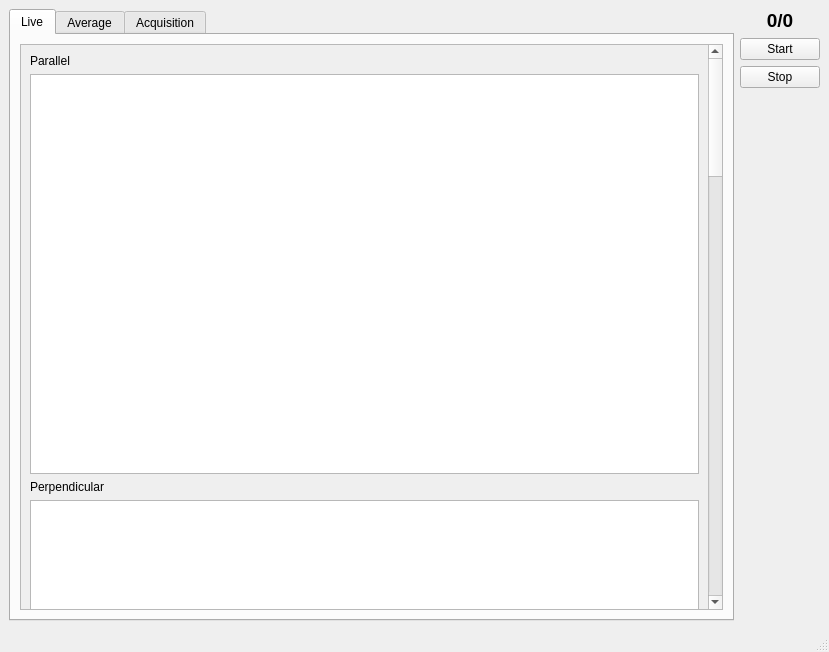
<?xml version="1.0" encoding="UTF-8"?>
<ui version="4.0">
 <class>MainWindow</class>
 <widget class="QMainWindow" name="MainWindow">
  <property name="geometry">
   <rect>
    <x>0</x>
    <y>0</y>
    <width>829</width>
    <height>652</height>
   </rect>
  </property>
  <property name="windowTitle">
   <string>MainWindow</string>
  </property>
  <widget class="QWidget" name="centralwidget">
   <layout class="QVBoxLayout" name="verticalLayout_6">
    <item>
     <layout class="QHBoxLayout" name="horizontalLayout">
      <item>
       <widget class="QTabWidget" name="tabs">
        <property name="currentIndex">
         <number>0</number>
        </property>
        <widget class="QWidget" name="live_tab">
         <attribute name="title">
          <string>Live</string>
         </attribute>
         <layout class="QVBoxLayout" name="verticalLayout_2">
          <item>
           <widget class="QScrollArea" name="scrollArea">
            <property name="widgetResizable">
             <bool>true</bool>
            </property>
            <widget class="QWidget" name="scrollAreaWidgetContents">
             <property name="geometry">
              <rect>
               <x>0</x>
               <y>0</y>
               <width>683</width>
               <height>2564</height>
              </rect>
             </property>
             <layout class="QVBoxLayout" name="verticalLayout_7">
              <item>
               <layout class="QVBoxLayout" name="verticalLayout">
                <item>
                 <widget class="QLabel" name="live_par_label">
                  <property name="sizePolicy">
                   <sizepolicy hsizetype="Preferred" vsizetype="Fixed">
                    <horstretch>0</horstretch>
                    <verstretch>0</verstretch>
                   </sizepolicy>
                  </property>
                  <property name="text">
                   <string>Parallel</string>
                  </property>
                 </widget>
                </item>
                <item>
                 <widget class="PlotWidget" name="live_par_graph">
                  <property name="sizePolicy">
                   <sizepolicy hsizetype="Expanding" vsizetype="Preferred">
                    <horstretch>0</horstretch>
                    <verstretch>0</verstretch>
                   </sizepolicy>
                  </property>
                  <property name="minimumSize">
                   <size>
                    <width>0</width>
                    <height>400</height>
                   </size>
                  </property>
                 </widget>
                </item>
                <item>
                 <widget class="QLabel" name="live_perp_label">
                  <property name="text">
                   <string>Perpendicular</string>
                  </property>
                 </widget>
                </item>
                <item>
                 <widget class="PlotWidget" name="live_perp_graph">
                  <property name="sizePolicy">
                   <sizepolicy hsizetype="Expanding" vsizetype="Preferred">
                    <horstretch>0</horstretch>
                    <verstretch>0</verstretch>
                   </sizepolicy>
                  </property>
                  <property name="minimumSize">
                   <size>
                    <width>0</width>
                    <height>400</height>
                   </size>
                  </property>
                 </widget>
                </item>
                <item>
                 <widget class="QLabel" name="live_ref_label">
                  <property name="text">
                   <string>Reference</string>
                  </property>
                 </widget>
                </item>
                <item>
                 <widget class="PlotWidget" name="live_ref_graph">
                  <property name="sizePolicy">
                   <sizepolicy hsizetype="Expanding" vsizetype="Preferred">
                    <horstretch>0</horstretch>
                    <verstretch>0</verstretch>
                   </sizepolicy>
                  </property>
                  <property name="minimumSize">
                   <size>
                    <width>0</width>
                    <height>400</height>
                   </size>
                  </property>
                 </widget>
                </item>
                <item>
                 <widget class="QLabel" name="live_par_da_label">
                  <property name="text">
                   <string>Parallel - dA</string>
                  </property>
                 </widget>
                </item>
                <item>
                 <widget class="PlotWidget" name="live_da_par_graph">
                  <property name="sizePolicy">
                   <sizepolicy hsizetype="Expanding" vsizetype="Preferred">
                    <horstretch>0</horstretch>
                    <verstretch>0</verstretch>
                   </sizepolicy>
                  </property>
                  <property name="minimumSize">
                   <size>
                    <width>0</width>
                    <height>400</height>
                   </size>
                  </property>
                 </widget>
                </item>
                <item>
                 <widget class="QLabel" name="live_perp_da_label">
                  <property name="text">
                   <string>Perpendicular - dA</string>
                  </property>
                 </widget>
                </item>
                <item>
                 <widget class="PlotWidget" name="live_da_perp_graph">
                  <property name="sizePolicy">
                   <sizepolicy hsizetype="Expanding" vsizetype="Preferred">
                    <horstretch>0</horstretch>
                    <verstretch>0</verstretch>
                   </sizepolicy>
                  </property>
                  <property name="minimumSize">
                   <size>
                    <width>0</width>
                    <height>400</height>
                   </size>
                  </property>
                 </widget>
                </item>
                <item>
                 <widget class="QLabel" name="live_cd_label">
                  <property name="text">
                   <string>CD</string>
                  </property>
                 </widget>
                </item>
                <item>
                 <widget class="PlotWidget" name="live_da_cd_graph">
                  <property name="sizePolicy">
                   <sizepolicy hsizetype="Expanding" vsizetype="Preferred">
                    <horstretch>0</horstretch>
                    <verstretch>0</verstretch>
                   </sizepolicy>
                  </property>
                  <property name="minimumSize">
                   <size>
                    <width>0</width>
                    <height>400</height>
                   </size>
                  </property>
                 </widget>
                </item>
               </layout>
              </item>
             </layout>
            </widget>
           </widget>
          </item>
         </layout>
        </widget>
        <widget class="QWidget" name="average_tab">
         <attribute name="title">
          <string>Average</string>
         </attribute>
         <layout class="QVBoxLayout" name="verticalLayout_4">
          <item>
           <widget class="QScrollArea" name="scrollArea_2">
            <property name="widgetResizable">
             <bool>true</bool>
            </property>
            <widget class="QWidget" name="scrollAreaWidgetContents_2">
             <property name="geometry">
              <rect>
               <x>0</x>
               <y>0</y>
               <width>683</width>
               <height>1289</height>
              </rect>
             </property>
             <layout class="QVBoxLayout" name="verticalLayout_8">
              <item>
               <layout class="QVBoxLayout" name="verticalLayout_3">
                <item>
                 <widget class="QLabel" name="avg_da_par_label">
                  <property name="text">
                   <string>Parallel</string>
                  </property>
                 </widget>
                </item>
                <item>
                 <widget class="PlotWidget" name="avg_da_par_graph">
                  <property name="sizePolicy">
                   <sizepolicy hsizetype="Preferred" vsizetype="Preferred">
                    <horstretch>0</horstretch>
                    <verstretch>0</verstretch>
                   </sizepolicy>
                  </property>
                  <property name="minimumSize">
                   <size>
                    <width>0</width>
                    <height>400</height>
                   </size>
                  </property>
                 </widget>
                </item>
                <item>
                 <widget class="QLabel" name="avg_da_perp_label">
                  <property name="text">
                   <string>Perpendicular</string>
                  </property>
                 </widget>
                </item>
                <item>
                 <widget class="PlotWidget" name="avg_da_perp_graph">
                  <property name="sizePolicy">
                   <sizepolicy hsizetype="Preferred" vsizetype="Preferred">
                    <horstretch>0</horstretch>
                    <verstretch>0</verstretch>
                   </sizepolicy>
                  </property>
                  <property name="minimumSize">
                   <size>
                    <width>0</width>
                    <height>400</height>
                   </size>
                  </property>
                 </widget>
                </item>
                <item>
                 <widget class="QLabel" name="avg_da_cd_label">
                  <property name="text">
                   <string>CD</string>
                  </property>
                 </widget>
                </item>
                <item>
                 <widget class="PlotWidget" name="avg_da_cd_graph">
                  <property name="sizePolicy">
                   <sizepolicy hsizetype="Preferred" vsizetype="Preferred">
                    <horstretch>0</horstretch>
                    <verstretch>0</verstretch>
                   </sizepolicy>
                  </property>
                  <property name="minimumSize">
                   <size>
                    <width>0</width>
                    <height>400</height>
                   </size>
                  </property>
                 </widget>
                </item>
               </layout>
              </item>
             </layout>
            </widget>
           </widget>
          </item>
         </layout>
        </widget>
        <widget class="QWidget" name="acq_tab">
         <attribute name="title">
          <string>Acquisition</string>
         </attribute>
         <layout class="QVBoxLayout" name="verticalLayout_9">
          <item>
           <layout class="QHBoxLayout" name="horizontalLayout_2">
            <item>
             <layout class="QGridLayout" name="gridLayout">
              <item row="7" column="1">
               <widget class="QLineEdit" name="dark_curr_par">
                <property name="enabled">
                 <bool>false</bool>
                </property>
               </widget>
              </item>
              <item row="9" column="1">
               <widget class="QLineEdit" name="dark_curr_ref">
                <property name="enabled">
                 <bool>false</bool>
                </property>
               </widget>
              </item>
              <item row="9" column="0">
               <widget class="QLabel" name="dark_curr_ref_checkbox">
                <property name="text">
                 <string>Reference</string>
                </property>
               </widget>
              </item>
              <item row="0" column="1">
               <widget class="QLineEdit" name="instr_name">
                <property name="text">
                 <string>TCPIP::192.168.20.4::gpib0,1::INSTR</string>
                </property>
               </widget>
              </item>
              <item row="2" column="1">
               <widget class="QCheckBox" name="save_data_checkbox">
                <property name="text">
                 <string/>
                </property>
               </widget>
              </item>
              <item row="3" column="0">
               <widget class="QLabel" name="save_loc_label">
                <property name="text">
                 <string>Save Location</string>
                </property>
               </widget>
              </item>
              <item row="2" column="0">
               <widget class="QLabel" name="save_data_label">
                <property name="text">
                 <string>Save Data</string>
                </property>
               </widget>
              </item>
              <item row="10" column="1">
               <widget class="QPushButton" name="reset_avg_btn">
                <property name="text">
                 <string>Reset Averages</string>
                </property>
               </widget>
              </item>
              <item row="1" column="1">
               <widget class="QSpinBox" name="measurements">
                <property name="minimum">
                 <number>1</number>
                </property>
                <property name="maximum">
                 <number>1000000</number>
                </property>
                <property name="value">
                 <number>5</number>
                </property>
               </widget>
              </item>
              <item row="1" column="0">
               <widget class="QLabel" name="measurements_label">
                <property name="text">
                 <string>Measurements</string>
                </property>
               </widget>
              </item>
              <item row="0" column="0">
               <widget class="QLabel" name="instr_name_label">
                <property name="text">
                 <string>Instrument Name</string>
                </property>
               </widget>
              </item>
              <item row="3" column="1">
               <layout class="QHBoxLayout" name="horizontalLayout_3">
                <item>
                 <widget class="QLineEdit" name="save_loc">
                  <property name="enabled">
                   <bool>false</bool>
                  </property>
                 </widget>
                </item>
                <item>
                 <widget class="QPushButton" name="save_loc_browse_btn">
                  <property name="enabled">
                   <bool>true</bool>
                  </property>
                  <property name="text">
                   <string>Browse</string>
                  </property>
                 </widget>
                </item>
               </layout>
              </item>
              <item row="7" column="0">
               <widget class="QLabel" name="dark_curr_par_label">
                <property name="text">
                 <string>Parallel</string>
                </property>
               </widget>
              </item>
              <item row="8" column="0">
               <widget class="QLabel" name="dark_curr_perp_label">
                <property name="text">
                 <string>Perpendicular</string>
                </property>
               </widget>
              </item>
              <item row="8" column="1">
               <widget class="QLineEdit" name="dark_curr_perp">
                <property name="enabled">
                 <bool>false</bool>
                </property>
               </widget>
              </item>
              <item row="5" column="0">
               <widget class="QLabel" name="stop_pt_label">
                <property name="text">
                 <string>Stop Point</string>
                </property>
               </widget>
              </item>
              <item row="4" column="0">
               <widget class="QLabel" name="start_pt_label">
                <property name="text">
                 <string>Start Point</string>
                </property>
               </widget>
              </item>
              <item row="5" column="1">
               <layout class="QHBoxLayout" name="horizontalLayout_4">
                <item>
                 <widget class="QSpinBox" name="stop_pt">
                  <property name="enabled">
                   <bool>false</bool>
                  </property>
                  <property name="minimum">
                   <number>2</number>
                  </property>
                  <property name="maximum">
                   <number>250000</number>
                  </property>
                  <property name="value">
                   <number>5000</number>
                  </property>
                 </widget>
                </item>
                <item>
                 <widget class="QCheckBox" name="stop_pt_checkbox">
                  <property name="text">
                   <string>Last</string>
                  </property>
                  <property name="checked">
                   <bool>true</bool>
                  </property>
                 </widget>
                </item>
               </layout>
              </item>
              <item row="4" column="1">
               <widget class="QSpinBox" name="start_pt">
                <property name="minimum">
                 <number>1</number>
                </property>
                <property name="maximum">
                 <number>249999</number>
                </property>
               </widget>
              </item>
              <item row="6" column="1">
               <widget class="QCheckBox" name="dark_curr_checkbox">
                <property name="text">
                 <string>Dark Current (V)</string>
                </property>
               </widget>
              </item>
             </layout>
            </item>
            <item>
             <spacer name="horizontalSpacer">
              <property name="orientation">
               <enum>Qt::Horizontal</enum>
              </property>
              <property name="sizeHint" stdset="0">
               <size>
                <width>200</width>
                <height>20</height>
               </size>
              </property>
             </spacer>
            </item>
           </layout>
          </item>
          <item>
           <spacer name="verticalSpacer">
            <property name="orientation">
             <enum>Qt::Vertical</enum>
            </property>
            <property name="sizeHint" stdset="0">
             <size>
              <width>20</width>
              <height>40</height>
             </size>
            </property>
           </spacer>
          </item>
         </layout>
        </widget>
       </widget>
      </item>
      <item>
       <layout class="QVBoxLayout" name="verticalLayout_5">
        <item>
         <widget class="QLabel" name="measurement_counter_label">
          <property name="sizePolicy">
           <sizepolicy hsizetype="Preferred" vsizetype="Fixed">
            <horstretch>0</horstretch>
            <verstretch>0</verstretch>
           </sizepolicy>
          </property>
          <property name="font">
           <font>
            <pointsize>14</pointsize>
            <weight>75</weight>
            <bold>true</bold>
           </font>
          </property>
          <property name="text">
           <string>0/0</string>
          </property>
          <property name="alignment">
           <set>Qt::AlignCenter</set>
          </property>
         </widget>
        </item>
        <item>
         <widget class="QPushButton" name="start_btn">
          <property name="text">
           <string>Start</string>
          </property>
         </widget>
        </item>
        <item>
         <widget class="QPushButton" name="stop_btn">
          <property name="text">
           <string>Stop</string>
          </property>
         </widget>
        </item>
        <item>
         <spacer name="verticalSpacer_2">
          <property name="orientation">
           <enum>Qt::Vertical</enum>
          </property>
          <property name="sizeHint" stdset="0">
           <size>
            <width>20</width>
            <height>40</height>
           </size>
          </property>
         </spacer>
        </item>
       </layout>
      </item>
     </layout>
    </item>
   </layout>
  </widget>
  <widget class="QMenuBar" name="menubar">
   <property name="geometry">
    <rect>
     <x>0</x>
     <y>0</y>
     <width>829</width>
     <height>21</height>
    </rect>
   </property>
  </widget>
  <widget class="QStatusBar" name="statusbar"/>
 </widget>
 <customwidgets>
  <customwidget>
   <class>PlotWidget</class>
   <extends>QGraphicsView</extends>
   <header>pyqtgraph</header>
  </customwidget>
 </customwidgets>
 <tabstops>
  <tabstop>tabs</tabstop>
  <tabstop>start_btn</tabstop>
  <tabstop>stop_btn</tabstop>
  <tabstop>scrollArea</tabstop>
  <tabstop>live_par_graph</tabstop>
  <tabstop>live_perp_graph</tabstop>
  <tabstop>live_ref_graph</tabstop>
  <tabstop>live_da_par_graph</tabstop>
  <tabstop>live_da_perp_graph</tabstop>
  <tabstop>live_da_cd_graph</tabstop>
  <tabstop>scrollArea_2</tabstop>
  <tabstop>avg_da_par_graph</tabstop>
  <tabstop>avg_da_perp_graph</tabstop>
  <tabstop>avg_da_cd_graph</tabstop>
  <tabstop>instr_name</tabstop>
  <tabstop>measurements</tabstop>
  <tabstop>save_data_checkbox</tabstop>
  <tabstop>save_loc</tabstop>
  <tabstop>save_loc_browse_btn</tabstop>
  <tabstop>start_pt</tabstop>
  <tabstop>stop_pt_checkbox</tabstop>
  <tabstop>stop_pt</tabstop>
  <tabstop>dark_curr_checkbox</tabstop>
  <tabstop>dark_curr_par</tabstop>
  <tabstop>dark_curr_perp</tabstop>
  <tabstop>dark_curr_ref</tabstop>
  <tabstop>reset_avg_btn</tabstop>
 </tabstops>
 <resources/>
 <connections/>
</ui>
